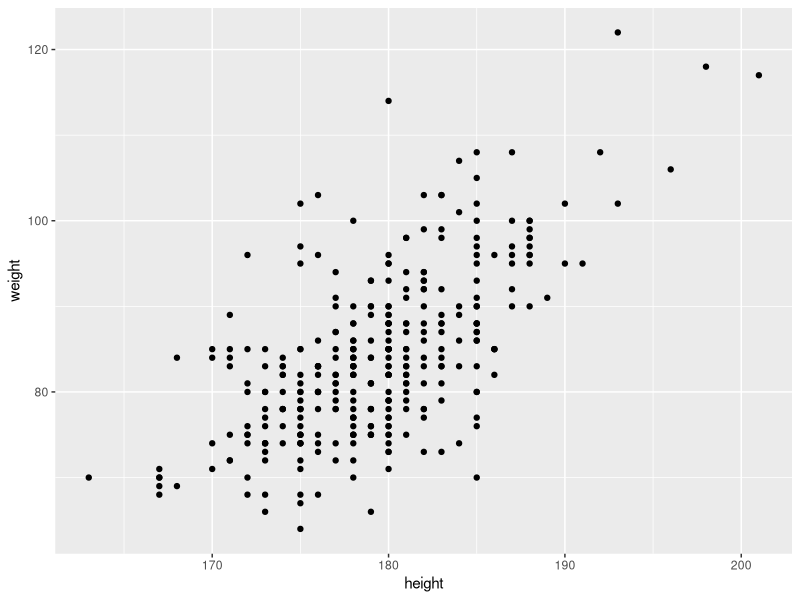
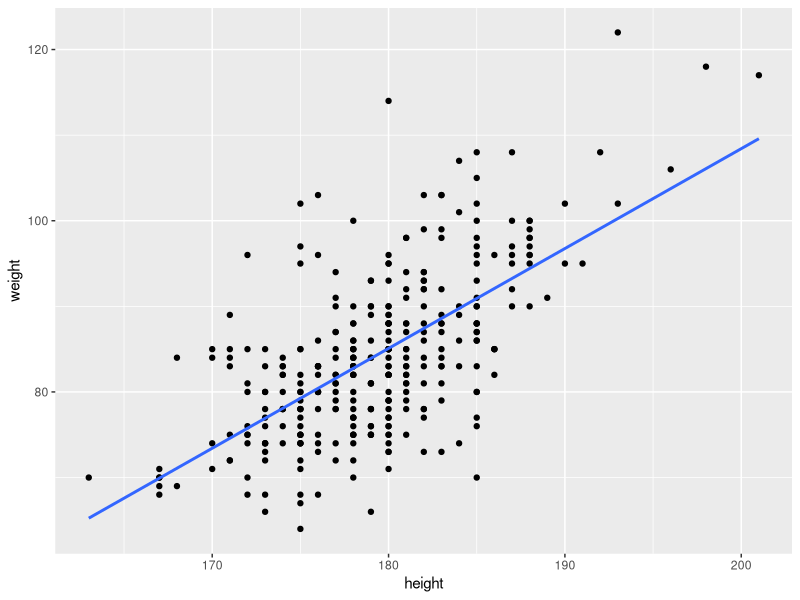
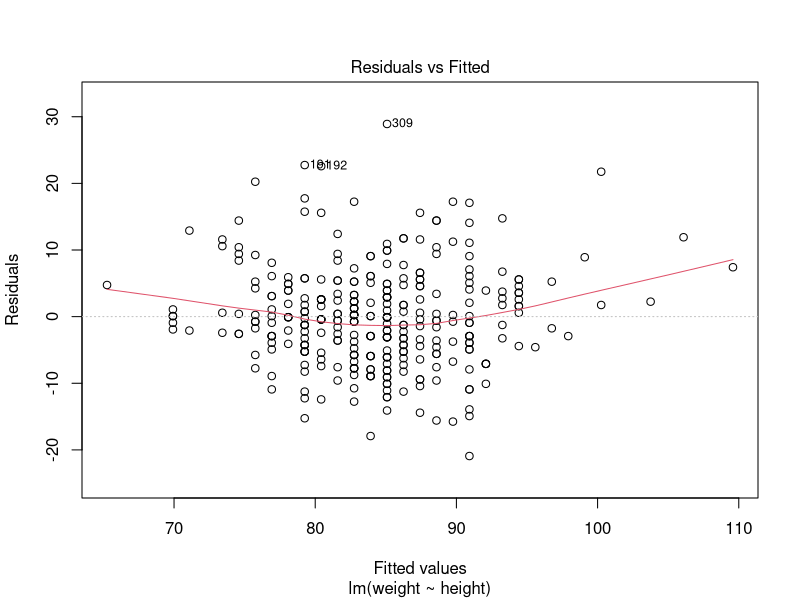
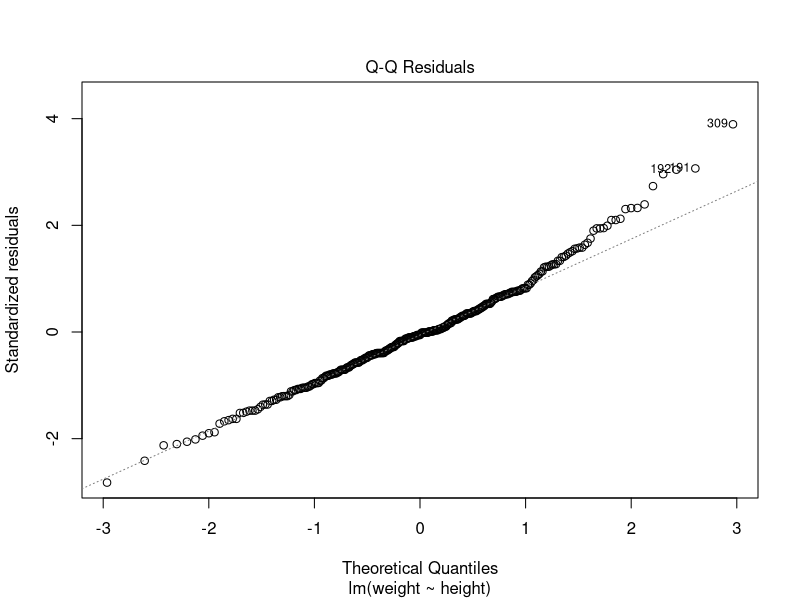
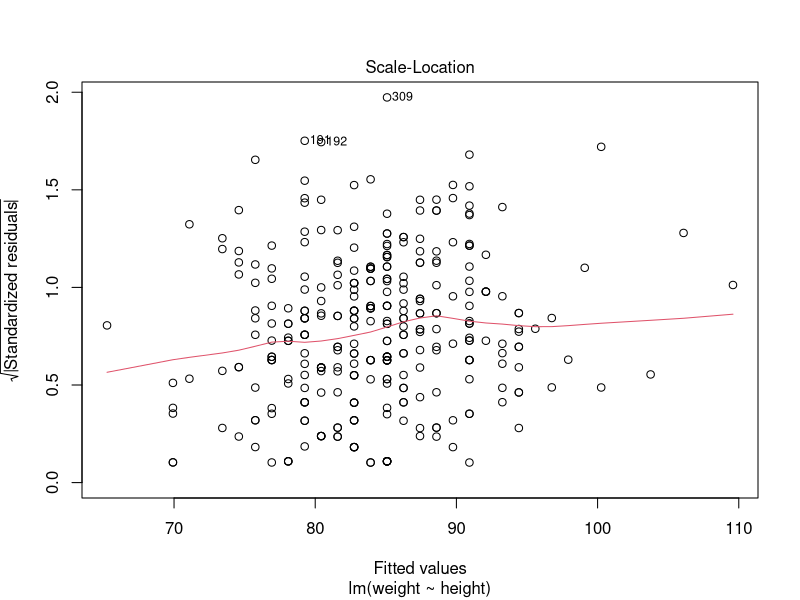
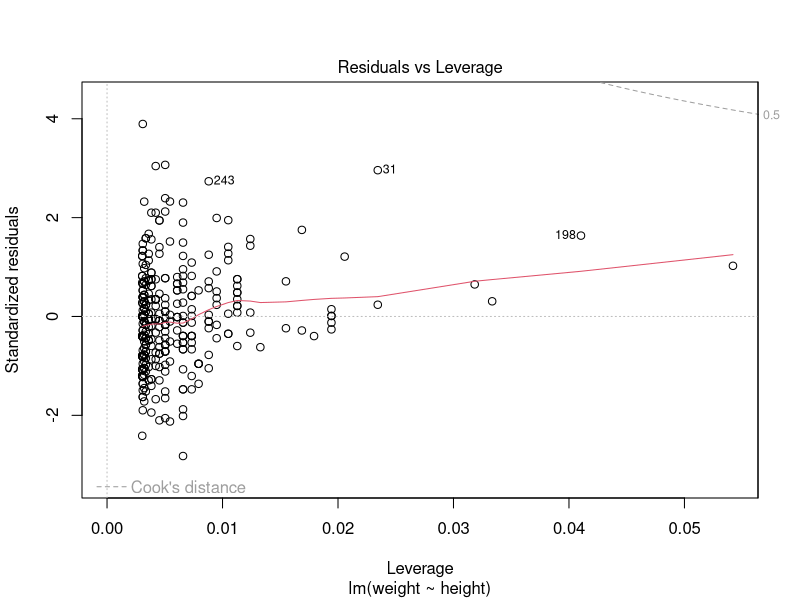
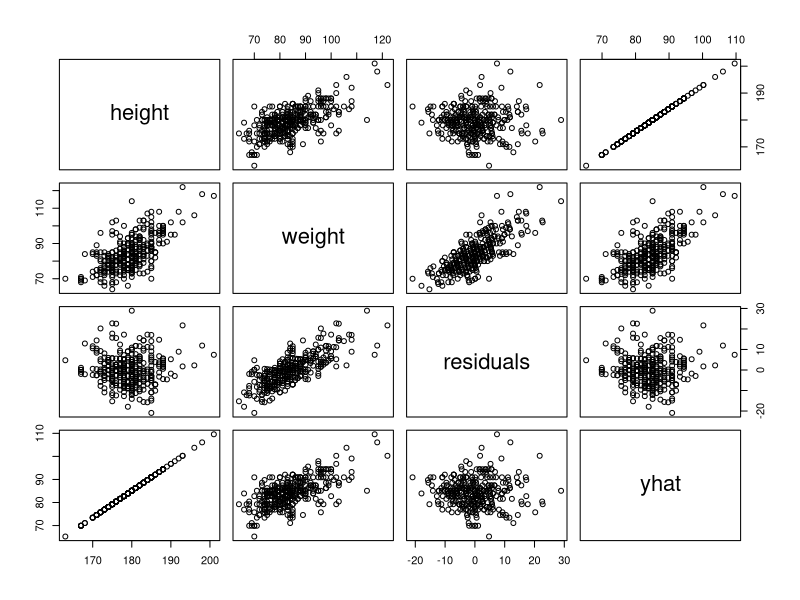
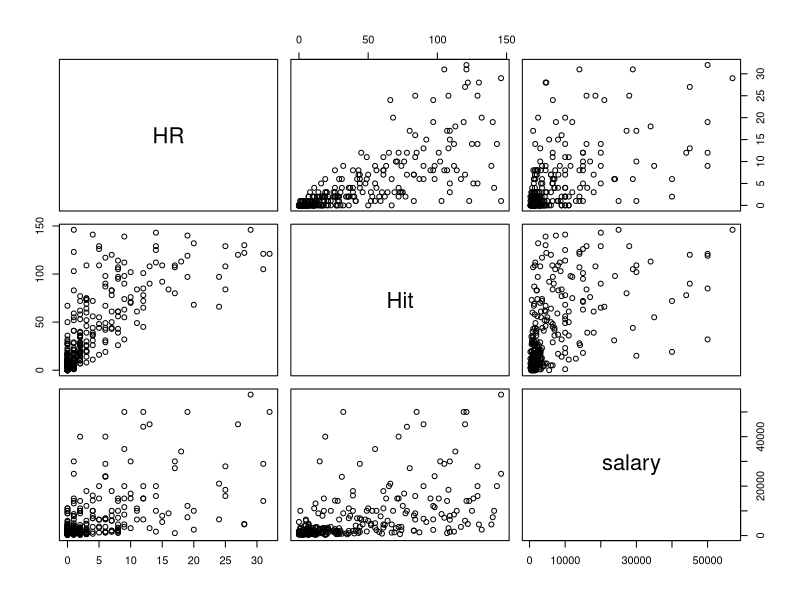

R code for these plots, in order:
# 心理学データ解析/伴走サイトコード -----------------------------------------------------
#  Programmed by kosugitti
#  Licence ; Creative Commons BY-SA license (CC BY-SA) version 4.0
## 第9章 Rをつかった回帰分析
## サンプルデータ BaseballDecade.csv をサイトからダウンロードし，
## このコードと同じプロジェクトフォルダに置いておく

# データの読み込み ------------------------------------------------------------

## code 9.1 データの読み込みと記述統計の確認
rm(list = ls())
library(tidyverse)
dat <- read_csv("BaseballDecade.csv", na = "NA",
  locale = locale(encoding = "utf8")) %>%
  filter(Year == "2020年度")
summary(dat)


# 散布図の描画 ----------------------------------------------------------------

## code 9.2 散布図の作成
batter <- dat %>%
  dplyr::filter(position != "投手") %>%
  dplyr::select(height, weight)
g <- ggplot(batter, aes(x = height, y = weight))
g <- g + geom_point()
g

## code 9.3 回帰線を引く
g <- g + geom_smooth(method = "lm", se = FALSE)
g


# 線形回帰の実行 --------------------------------------------------------------

## code 9.4 回帰分析の実行
result <- lm(weight ~ height, data = batter)
summary(result)


# 回帰診断とQ-Qプロット -------------------------------------------------------

## code 9.5 回帰分析の診断
plot(result)


# 残差をデータで確認しておこう ------------------------------------------------

## code 9.6 回帰分析のその他の情報
batter$residuals <- result$residuals
batter$yhat <- result$fitted.values
batter
summary(batter)
plot(batter)
cor(batter)


# 重回帰分析 ------------------------------------------------------------------

## code 9.7 重回帰分析のデータを作って可視化
batter2 <- dat %>%
  dplyr::filter(position != "投手") %>%
  dplyr::select(HR, Hit, salary) %>%
  na.omit()
plot(batter2)
cor(batter2)

## code 9.8 重回帰分析の実行
result2 <- lm(salary ~ HR + Hit, data = batter2)
summary(result2)

## code 9.9 標準化したデータで重回帰分析を実行
batter2z <- scale(batter2) %>% as.data.frame()
summary(batter2z)
result2z <- lm(salary ~ HR + Hit, data = batter2z)
summary(result2z)
